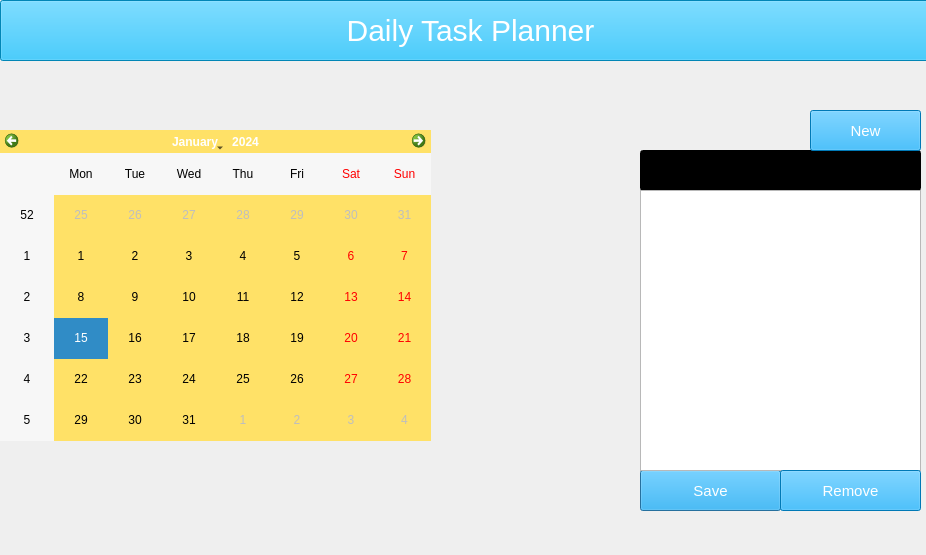
<?xml version="1.0" encoding="UTF-8"?>
<ui version="4.0">
 <class>list</class>
 <widget class="QDialog" name="list">
  <property name="geometry">
   <rect>
    <x>0</x>
    <y>0</y>
    <width>926</width>
    <height>555</height>
   </rect>
  </property>
  <property name="windowTitle">
   <string>Dialog</string>
  </property>
  <property name="styleSheet">
   <string notr="true">background-image:url(:/img/8.jpg);</string>
  </property>
  <widget class="QLineEdit" name="lineEdit">
   <property name="geometry">
    <rect>
     <x>640</x>
     <y>150</y>
     <width>281</width>
     <height>41</height>
    </rect>
   </property>
   <property name="styleSheet">
    <string notr="true">background-color:black;
color:white;</string>
   </property>
  </widget>
  <widget class="QCalendarWidget" name="calendarWidget">
   <property name="geometry">
    <rect>
     <x>0</x>
     <y>130</y>
     <width>431</width>
     <height>311</height>
    </rect>
   </property>
   <property name="styleSheet">
    <string notr="true">background-color:rgb(255, 225, 103);</string>
   </property>
  </widget>
  <widget class="QPushButton" name="pushButton_3">
   <property name="geometry">
    <rect>
     <x>640</x>
     <y>470</y>
     <width>141</width>
     <height>41</height>
    </rect>
   </property>
   <property name="styleSheet">
    <string notr="true">QPushButton{
			background-color:rgb(0, 170, 255);
			color:white;
			font-size:15px;
}
QPushButton:hover
{
	background-color:rgb(202, 232, 255);
	color:gray;
}</string>
   </property>
   <property name="text">
    <string>Save</string>
   </property>
  </widget>
  <widget class="QPushButton" name="pushButton">
   <property name="geometry">
    <rect>
     <x>810</x>
     <y>110</y>
     <width>111</width>
     <height>41</height>
    </rect>
   </property>
   <property name="styleSheet">
    <string notr="true">QPushButton{
			background-color:rgb(0, 170, 255);
			color:white;
			font-size:15px;
}
QPushButton:hover
{
	background-color:rgb(202, 232, 255);
	color:gray;
}</string>
   </property>
   <property name="text">
    <string>New</string>
   </property>
  </widget>
  <widget class="QListWidget" name="listWidget">
   <property name="geometry">
    <rect>
     <x>640</x>
     <y>190</y>
     <width>281</width>
     <height>281</height>
    </rect>
   </property>
   <property name="styleSheet">
    <string notr="true">color:white;</string>
   </property>
  </widget>
  <widget class="QPushButton" name="pushButton_2">
   <property name="geometry">
    <rect>
     <x>780</x>
     <y>470</y>
     <width>141</width>
     <height>41</height>
    </rect>
   </property>
   <property name="styleSheet">
    <string notr="true">QPushButton{
			background-color:rgb(0, 170, 255);
			color:white;
			font-size:15px;
}
QPushButton:hover
{
	background-color:rgb(202, 232, 255);
	color:gray;
}</string>
   </property>
   <property name="text">
    <string>Remove</string>
   </property>
  </widget>
  <widget class="QPushButton" name="pushButton_4">
   <property name="geometry">
    <rect>
     <x>0</x>
     <y>0</y>
     <width>941</width>
     <height>61</height>
    </rect>
   </property>
   <property name="styleSheet">
    <string notr="true">QPushButton{
			color:white;
			font-size:30px;
			background-color:rgb(1, 187, 255);
}</string>
   </property>
   <property name="text">
    <string>Daily Task Planner</string>
   </property>
  </widget>
 </widget>
 <resources/>
 <connections/>
</ui>
